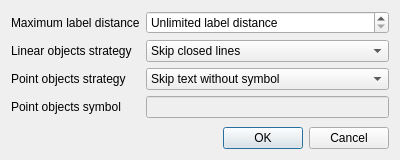
<?xml version="1.0" encoding="UTF-8"?>
<ui version="4.0">
 <class>ProceedDialog</class>
 <widget class="QDialog" name="ProceedDialog">
  <property name="geometry">
   <rect>
    <x>0</x>
    <y>0</y>
    <width>400</width>
    <height>160</height>
   </rect>
  </property>
  <property name="windowTitle">
   <string>Proceed objects</string>
  </property>
  <property name="windowIcon">
   <iconset theme="system-run">
    <normaloff>.</normaloff>.</iconset>
  </property>
  <layout class="QGridLayout" name="gridLayout">
   <item row="0" column="0">
    <widget class="QLabel" name="distanceLabel">
     <property name="text">
      <string>Maximum label distance</string>
     </property>
    </widget>
   </item>
   <item row="0" column="1">
    <widget class="QDoubleSpinBox" name="distanceSpin">
     <property name="specialValueText">
      <string>Unlimited label distance</string>
     </property>
     <property name="suffix">
      <string> m</string>
     </property>
     <property name="maximum">
      <double>10.000000000000000</double>
     </property>
     <property name="singleStep">
      <double>0.010000000000000</double>
     </property>
    </widget>
   </item>
   <item row="1" column="0">
    <widget class="QLabel" name="lineLabel">
     <property name="text">
      <string>Linear objects strategy</string>
     </property>
    </widget>
   </item>
   <item row="1" column="1">
    <widget class="QComboBox" name="lineCombo">
     <item>
      <property name="text">
       <string>Skip closed lines</string>
      </property>
     </item>
     <item>
      <property name="text">
       <string>Keep closed lines</string>
      </property>
     </item>
    </widget>
   </item>
   <item row="2" column="0">
    <widget class="QLabel" name="pointLabel">
     <property name="text">
      <string>Point objects strategy</string>
     </property>
    </widget>
   </item>
   <item row="2" column="1">
    <widget class="QComboBox" name="pointCombo">
     <item>
      <property name="text">
       <string>Skip text without symbol</string>
      </property>
     </item>
     <item>
      <property name="text">
       <string>Insert symbol to text</string>
      </property>
     </item>
    </widget>
   </item>
   <item row="3" column="0">
    <widget class="QLabel" name="symbolLabel">
     <property name="text">
      <string>Point objects symbol</string>
     </property>
    </widget>
   </item>
   <item row="3" column="1">
    <widget class="QLineEdit" name="symbolEdit">
     <property name="enabled">
      <bool>false</bool>
     </property>
    </widget>
   </item>
   <item row="5" column="0" colspan="2">
    <widget class="QDialogButtonBox" name="buttonBox">
     <property name="orientation">
      <enum>Qt::Horizontal</enum>
     </property>
     <property name="standardButtons">
      <set>QDialogButtonBox::Cancel|QDialogButtonBox::Ok</set>
     </property>
    </widget>
   </item>
   <item row="4" column="0" colspan="2">
    <spacer name="verticalSpacer">
     <property name="orientation">
      <enum>Qt::Vertical</enum>
     </property>
     <property name="sizeHint" stdset="0">
      <size>
       <width>20</width>
       <height>40</height>
      </size>
     </property>
    </spacer>
   </item>
  </layout>
 </widget>
 <resources/>
 <connections>
  <connection>
   <sender>buttonBox</sender>
   <signal>accepted()</signal>
   <receiver>ProceedDialog</receiver>
   <slot>accept()</slot>
   <hints>
    <hint type="sourcelabel">
     <x>257</x>
     <y>150</y>
    </hint>
    <hint type="destinationlabel">
     <x>157</x>
     <y>274</y>
    </hint>
   </hints>
  </connection>
  <connection>
   <sender>buttonBox</sender>
   <signal>rejected()</signal>
   <receiver>ProceedDialog</receiver>
   <slot>reject()</slot>
   <hints>
    <hint type="sourcelabel">
     <x>325</x>
     <y>150</y>
    </hint>
    <hint type="destinationlabel">
     <x>286</x>
     <y>274</y>
    </hint>
   </hints>
  </connection>
  <connection>
   <sender>pointCombo</sender>
   <signal>currentIndexChanged(int)</signal>
   <receiver>ProceedDialog</receiver>
   <slot>pointStrategyChanged(int)</slot>
   <hints>
    <hint type="sourcelabel">
     <x>374</x>
     <y>81</y>
    </hint>
    <hint type="destinationlabel">
     <x>693</x>
     <y>74</y>
    </hint>
   </hints>
  </connection>
 </connections>
 <slots>
  <slot>pointStrategyChanged(int)</slot>
 </slots>
</ui>
